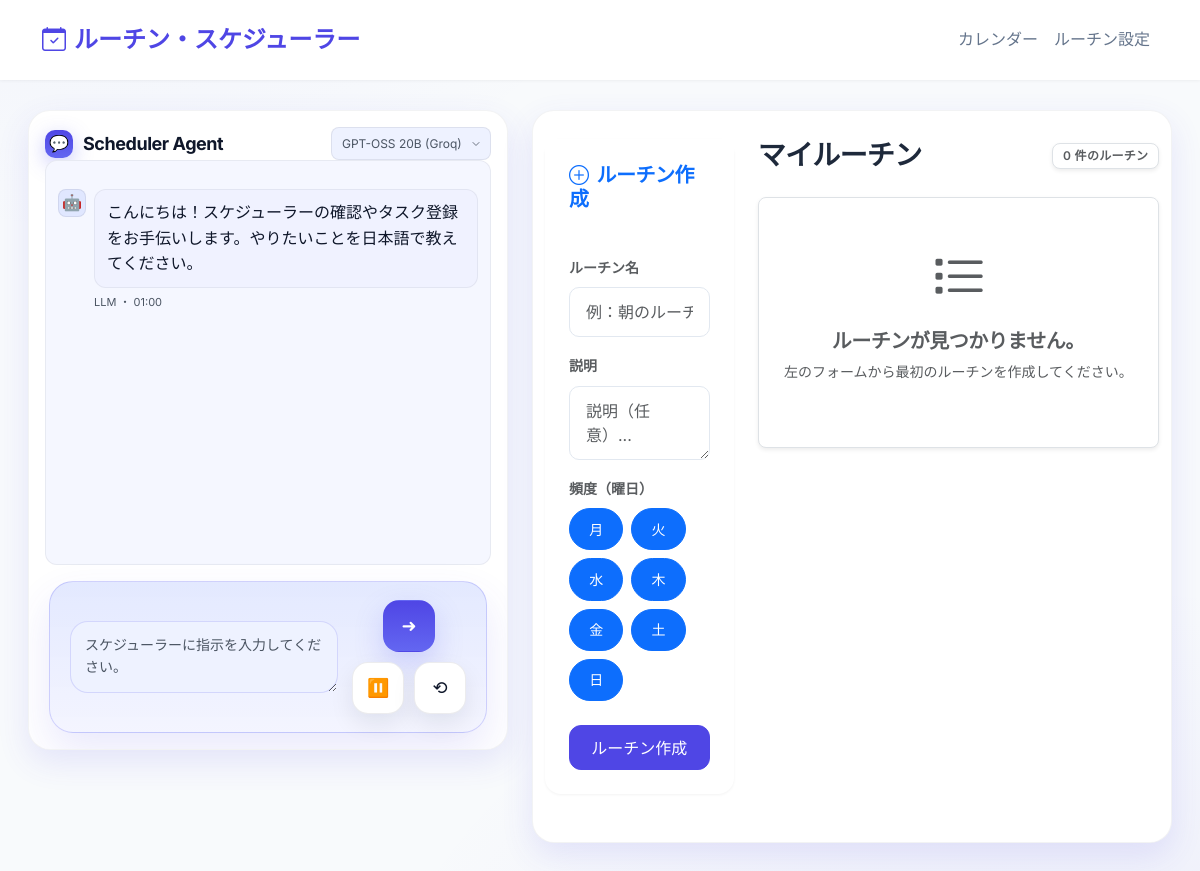
Page /routines on the earlier database version.
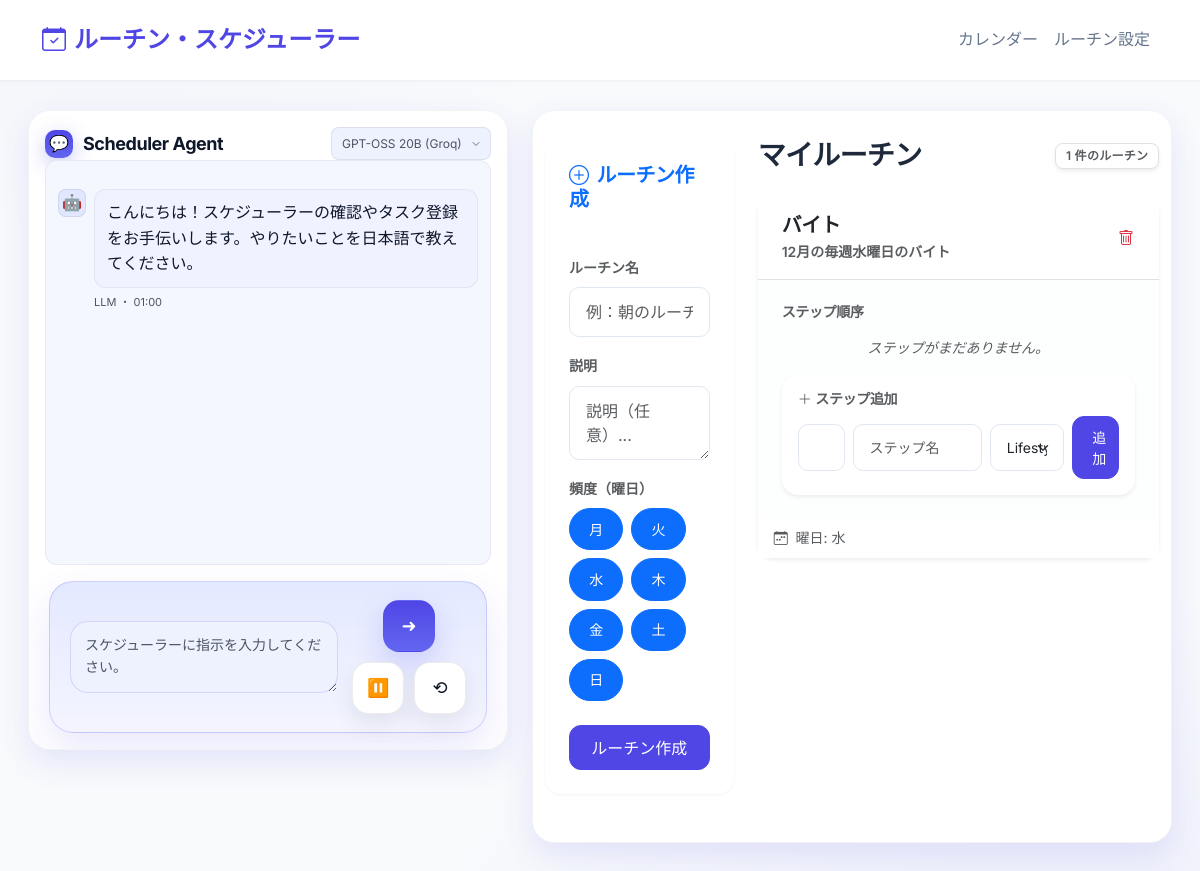
Same page on the later database version.
### app.py (models this page shows)
class Routine(SQLModel, table=True):
    __tablename__ = "routine"
    id: int | None = Field(default=None, primary_key=True)
    name: str = Field(max_length=100)
    days: str = Field(default="0,1,2,3,4", max_length=50)
    description: str | None = Field(default=None, max_length=200)
    steps: list["Step"] = Relationship(
        back_populates="routine", sa_relationship_kwargs={"cascade": "all, delete-orphan"}
    )

### app.py (the view)
@app.get("/routines", response_class=HTMLResponse, name="routines_list")
def routines_list(request: Request, db: Session = Depends(get_db)):
    routines = db.exec(select(Routine)).all()
    return template_response(request, "routines.html", {"routines": routines})

### templates/routines.html (shortened to what the changed rows need)
{% extends "layout.html" %}
{% block content %}
<div class="row">
    <div class="col-lg-4 mb-4">
        <div class="card shadow-md sticky-top" style="top: 100px; z-index: 1;">
            <div class="card-body px-4 pb-4">
                <form action="{{ url_for('add_routine') }}" method="POST">
                    <div class="mb-4">
                        <div class="d-flex flex-wrap gap-2">
                            {% for i, day in [(0,'月'),(1,'火'),(2,'水'),(3,'木'),(4,'金'),(5,'土'),(6,'日')] %}
                            <label class="btn btn-outline-primary btn-sm rounded-pill" for="day{{ i }}">{{ day }}</label>
                            {% endfor %}
                        </div>
                    </div>
                </form>
            </div>
        </div>
    </div>
    <div class="col-lg-8">
        <div class="d-flex justify-content-between align-items-center mb-4">
            <h3 class="mb-0 fw-bold">マイルーチン</h3>
            <span class="badge bg-white text-muted border shadow-sm">{{ routines|length }} 件のルーチン</span>
        </div>
        {% if routines|length == 0 %}
            <div class="text-center py-5 bg-white rounded-3 shadow-sm border border-dashed">
                <div class="text-muted display-4 mb-3"><i class="bi bi-list-task"></i></div>
                <h5 class="text-muted">ルーチンが見つかりません。</h5>
                <p class="text-muted small">左のフォームから最初のルーチンを作成してください。</p>
            </div>
        {% endif %}
        {% for routine in routines %}
        <div class="card mb-4 shadow-sm border-0">
            <div class="card-header bg-white border-bottom d-flex justify-content-between align-items-center py-3">
                <div>
                    <h5 class="mb-1 fw-bold text-dark">{{ routine.name }}</h5>
                    <p class="mb-0 text-muted small">{{ routine.description }}</p>
                </div>
                <form action="{{ url_for('delete_routine', id=routine.id) }}" method="POST" onsubmit="return confirm('本当にこのルーチンを削除しますか？');">
                    <button type="submit" class="btn btn-link text-danger p-0 text-decoration-none" title="ルーチンを削除">
                        <i class="bi bi-trash"></i>
                    </button>
                </form>
            </div>
            <div class="card-body bg-light bg-opacity-25">
                <h6 class="small fw-bold text-uppercase text-muted mb-3">ステップ順序</h6>
                {% if routine.steps|length == 0 %}
                    <div class="text-center text-muted small fst-italic mb-3">ステップがまだありません。</div>
                {% endif %}
                <div class="card border-0 bg-white shadow-sm">
                    <div class="card-body p-3">
                        <h6 class="card-title small fw-bold text-muted mb-2"><i class="bi bi-plus-lg me-1"></i>ステップ追加</h6>
                        <form action="{{ url_for('add_step', id=routine.id) }}" method="POST" class="row g-2 align-items-center">
                            <div class="col-md-2">
                                <input type="time" name="time" class="form-control form-control-sm" required>
                            </div>
                            <div class="col-md-5">
                                <input type="text" name="name" class="form-control form-control-sm" placeholder="ステップ名" required>
                            </div>
                            <div class="col-md-3">
                                <select name="category" class="form-select form-select-sm">
                                    <option value="Lifestyle">Lifestyle</option>
                                </select>
                            </div>
                            <div class="col-md-2 text-end">
                                <button type="submit" class="btn btn-primary btn-sm w-100">追加</button>
                            </div>
                        </form>
                    </div>
                </div>
            </div>
             <div class="card-footer bg-white border-top-0 text-muted small py-2">
                <i class="bi bi-calendar-week me-1"></i>
                曜日:
                {% for day_idx in routine.days.split(',') %}
                    {% set days_map = {'0':'月', '1':'火', '2':'水', '3':'木', '4':'金', '5':'土', '6':'日'} %}
                    <span class="me-1">{{ days_map[day_idx] }}</span>
                {% endfor %}
            </div>
        </div>
        {% endfor %}
    </div>
</div>
{% endblock %}

Differences in the rows shown:
added Routine: name "バイト", description "12月の毎週水曜日のバイト", days_map "水"
Other differences:
{{ routines|length }}: "0" → "1"
text no longer shown: "ルーチンが見つかりません。 左のフォームから最初のルーチンを作成してください。"
